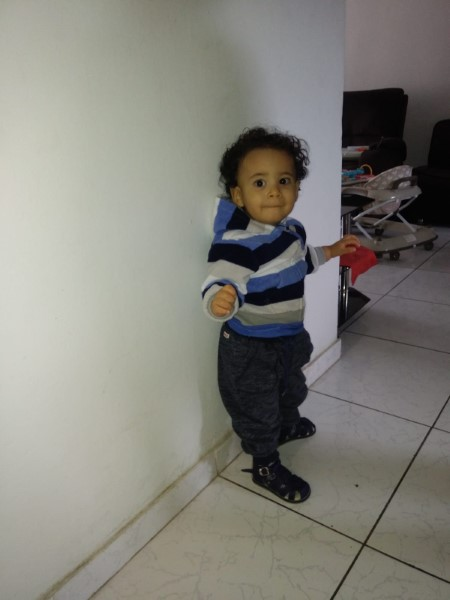
#> input picture images/yahre1.jpg, 450 x 600 px
$ python pillow10.py
#> lines starting #> are read from the running program, lines starting #| are printed output that depends on the picture
from PIL import Image, ImageChops, ImageFilter
from matplotlib import pyplot as plt

img = Image.open("./images/yahre1.jpg")
#> img is the input picture: PIL image 450x600 RGB; mean R, G, B 130.6, 129.1, 122
img1 = Image.open("./images/liam1.jpg")
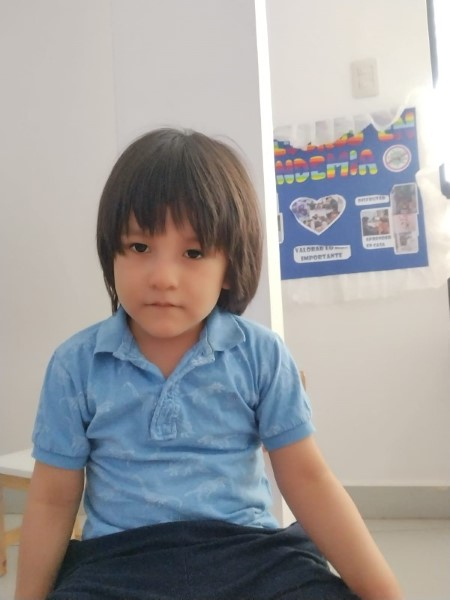
#> input picture images/liam1.jpg, 450 x 600 px
#> img1 is the input picture: PIL image 450x600 RGB; mean R, G, B 158.5, 156.5, 156.9

img.show()
img1.show()
print("image size: ", img.size, "colour mode: ", img._mode)
#| image size:  (450, 600) colour mode:  RGB
print("image size 1: ", img1.size, "colour mode: ", img1._mode)
#| image size 1:  (450, 600) colour mode:  RGB

plt.subplot(121), plt.imshow(img)
plt.axis('off')
plt.subplot(122), plt.imshow(img1)
plt.axis('off')

# multilpy images:
merged = ImageChops.multiply(img, img1)
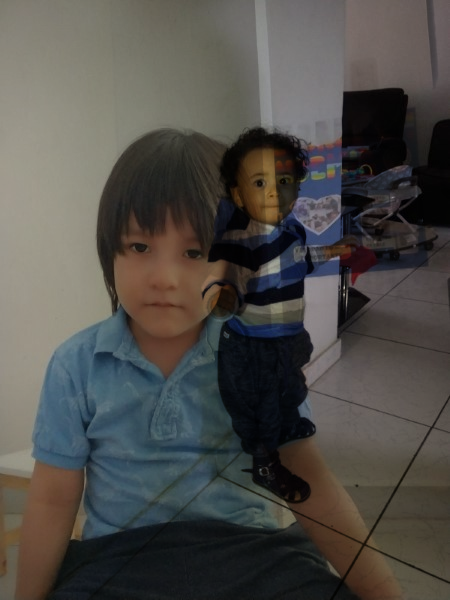
#> merged: PIL image 450x600 RGB; mean R, G, B 79.6, 77.3, 73.4
merged.show()

# convert colour mode:
gray = merged.convert('L')
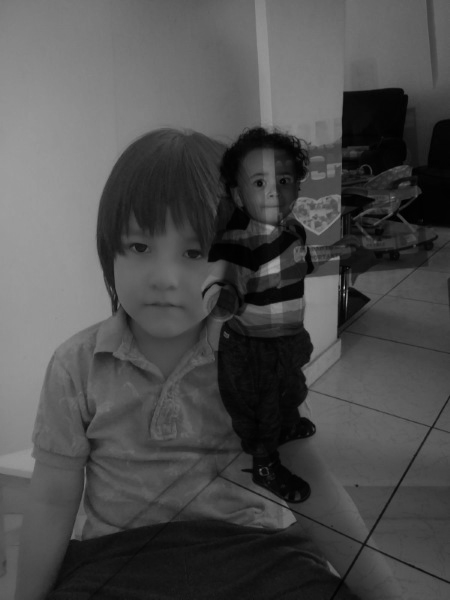
#> gray: PIL image 450x600 L; min 0, max 186, mean 77.6
gray.show()

# convert colour mode:
binary = merged.convert('1')
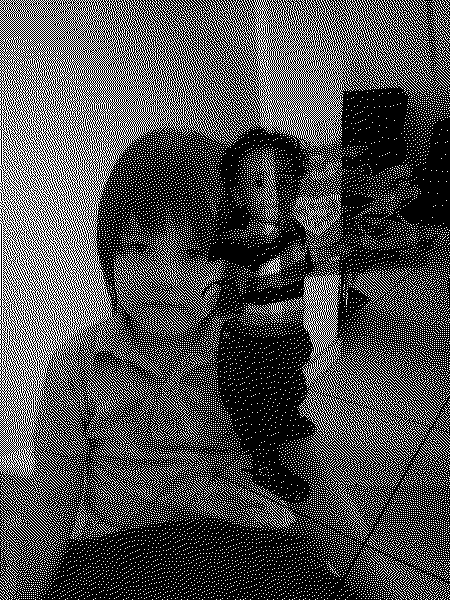
#> binary: PIL image 450x600 1; 30.1% white in thin lines or dots
binary.show()

pixel = merged.load()

for row in range(merged.size[0]):
    for column in range(merged.size[1]):
        if pixel[row, column] != (255,255,255):
            pixel[row,column] = (255,0,0)
merged.show()
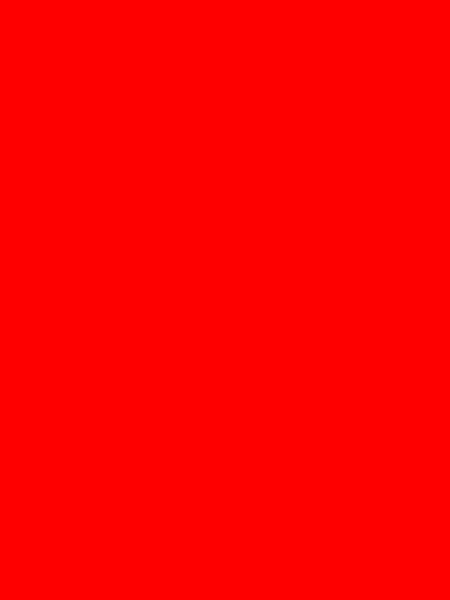
#> shown: PIL image 450x600 RGB; mean R, G, B 255, 0, 0
